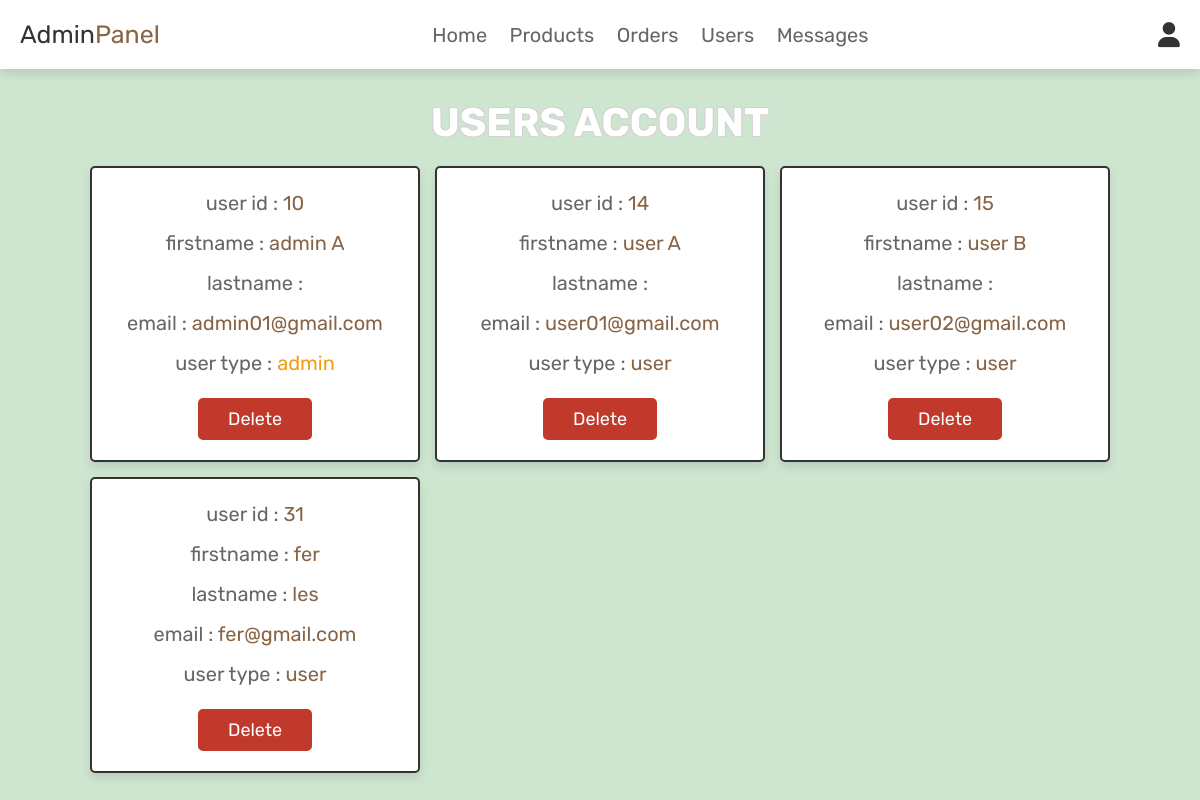
The app's page /admin_users.php (signed in) with its own data.
### tables this page shows
CREATE TABLE IF NOT EXISTS `users` (
  `id` int NOT NULL AUTO_INCREMENT,
  `firstname` varchar(100) NOT NULL,
  `lastname` varchar(255) NOT NULL,
  `email` varchar(100) NOT NULL,
  `password` varchar(100) NOT NULL,
  `user_type` varchar(20) NOT NULL DEFAULT 'user',
  `phone_number` varchar(255) NOT NULL,
  `house_number` varchar(255) NOT NULL,
  `street` varchar(255) NOT NULL,
  `barangay` varchar(255) NOT NULL,
  `city` varchar(255) NOT NULL,
  `state` varchar(255) NOT NULL,
  `country` varchar(255) NOT NULL,
  `zip_code` varchar(255) NOT NULL,
  PRIMARY KEY (`id`)
);

### admin_users.php (the view, shortened to what this page needs)
<?php
@include 'config.php';
?>
<!DOCTYPE html>
<html lang="en">
<head>
   <link rel="stylesheet" href="https://cdnjs.cloudflare.com/ajax/libs/font-awesome/6.0.0/css/all.min.css">
   <link rel="stylesheet" href="css/admin_style.css">
</head>
<body>
<?php @include 'admin_header.php'; ?>
<section class="users">
   <h1 class="title">users account</h1>
   <div class="box-container">
      <?php
         $select_users = mysqli_query($conn, "SELECT * FROM `users`") or die('query failed');
         if(mysqli_num_rows($select_users) > 0){
            while($fetch_users = mysqli_fetch_assoc($select_users)){
      ?>
      <div class="box">
         <p>user id : <span><?php echo $fetch_users['id']; ?></span></p>
         <p>firstname : <span><?php echo $fetch_users['firstname']; ?></span></p>
         <p>lastname : <span><?php echo $fetch_users['lastname']; ?></span></p>
         <p>email : <span><?php echo $fetch_users['email']; ?></span></p>
         <p>user type : <span style="color:<?php if($fetch_users['user_type'] == 'admin'){ echo 'var(--orange)'; }; ?>"><?php echo $fetch_users['user_type']; ?></span></p>
         <a href="admin_users.php?delete=<?php echo $fetch_users['id']; ?>" onclick="return confirm('delete this user?');" class="delete-btn">delete</a>
      </div>
      <?php
         }
      }
      ?>
   </div>
</section>
</body>
</html>

### css/admin_style.css (style rules this page uses)
:root { --pink:#876445; --red:#c0392b; --orange:#f39c12; --black: #333; --white:#fff; --light-color:#666; --light-white:#ccc; --light-bg:#f5f5f5; --border:.2rem solid var(--black); --box-shadow:0 .5rem 1rem rgba(0,0,0,.1); }
* { font-family: 'Rubik', sans-serif; margin:0; padding:0; box-sizing: border-box; border:none; text-decoration: none; transition:all .2s linear; }
html { font-size: 62.5%; overflow-x: hidden; scroll-behavior: smooth; scroll-padding-top: 6.5rem; }
body { background-color: #CEE5D0; }
section { padding:3rem 2rem; }
.title { text-align: center; margin-bottom: 2rem; color:var(--white); text-transform: uppercase; font-size: 4rem; text-shadow: -1px -1px 0 lightgray, 1px -1px 0 lightgray, -1px 1px 0 lightgray, 1px 1px 0 lightgray; }
.btn, .delete-btn, .option-btn { display: inline-block; border-radius: .5rem; margin-top: 1rem; font-size: 1.8rem; color:var(--white); cursor: pointer; padding:1rem 3rem; text-transform: capitalize; }
.delete-btn { background-color: var(--red); }
.users .box-container { display: grid; grid-template-columns: repeat(auto-fit, 33rem); gap:1.5rem; align-items: flex-start; max-width: 1200px; margin: 0 auto; justify-content: center; }
.users .box-container .box { padding:2rem; border:var(--border); background-color: var(--white); box-shadow: var(--box-shadow); border-radius: .5rem; text-align: center; }
.users .box-container .box p { font-size: 2rem; color:var(--light-color); margin-bottom: 1rem; line-height: 1.5; }
.users .box-container .box p span { color:var(--pink); }
.users .box-container .box .delete-btn { margin-top: .5; }

### records on screen
users: id "10", firstname "admin A", email "admin01@gmail.com", user_type "admin"
users: id "14", firstname "user A", email "user01@gmail.com", user_type "user"
users: id "15", firstname "user B", email "user02@gmail.com", user_type "user"
users: id "31", firstname "fer", lastname "les", email "fer@gmail.com", user_type "user"
